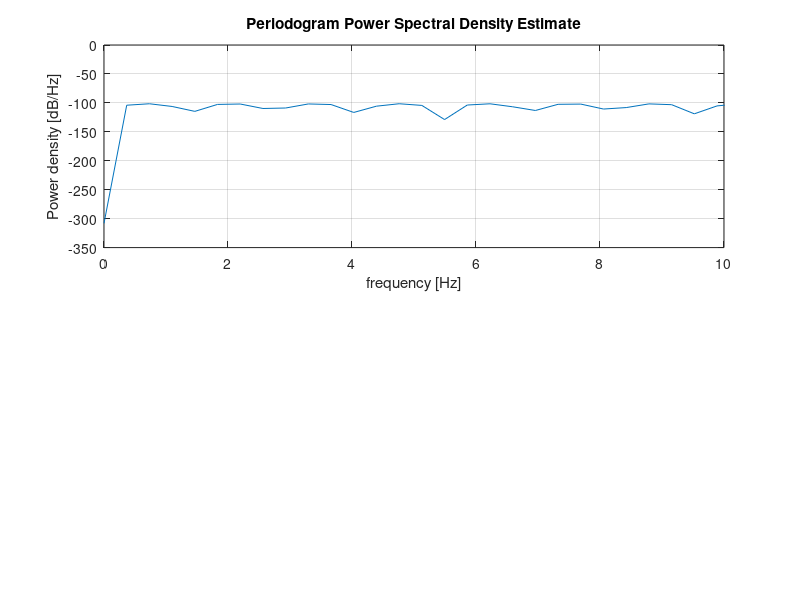

Write the MATLAB code that produced this figure. (Note: this script raises an error after producing the figure.)
clear;
close all;
clc;

%% Original signal

fs_original = 48000;       % Original sampling frequency
signal_frequency = 7000;   % Signal frequency = 7 kHz
duration = 2;              % Duration in seconds
amplitude = 0.20;          % Keep volume low

t = 0:1/fs_original:duration-1/fs_original;

x = amplitude * sin(2*pi*signal_frequency*t);

%% Listen to original signal

disp('Original signal: 7 kHz');

soundsc(x, fs_original);
pause(duration + 1);

%% Sampling frequencies to test

fs_values = [24000 16000 12000 8000];

for i = 1:length(fs_values)

    fs_low = fs_values(i);

    %% Calculate downsampling factor

    M = fs_original / fs_low;

    if mod(M,1) ~= 0
        error('Sampling frequency must divide 48000 exactly.');
    end

    %% Downsample without anti-aliasing filter

    x_alias = x(1:M:end);

    %% Calculate Nyquist frequency

    nyquist_frequency = fs_low / 2;

    fprintf('\nSampling frequency: %.0f Hz\n', fs_low);
    fprintf('Nyquist frequency: %.0f Hz\n', nyquist_frequency);

    %% Listen to downsampled signal

    disp('Playing downsampled signal...');

    soundsc(x_alias, fs_low);
    pause(duration + 1);

    %% Compare frequency spectra

    figure('Color','white');

    % Original signal
    subplot(2,1,1);

    periodogram(x, [], [], fs_original);
    xlim([0 10]);

    xline(7, '--r', 'Original: 7 kHz', ...
        'LineWidth', 1.5);

    title('Original Signal: 7 kHz');
    xlabel('Frequency (kHz)');
    grid on;

    % Downsampled signal
    subplot(2,1,2);

    periodogram(x_alias, [], [], fs_low);
    xlim([0 fs_low/2000]);

    title(['After Downsampling: f_s = ', ...
        num2str(fs_low/1000), ' kHz']);

    xlabel('Frequency (kHz)');
    grid on;

    %% Save figure

    filename = ['spectrum_', ...
        num2str(fs_low/1000), 'kHz.png'];

    saveas(gcf, filename);

end

%% Display expected results

fprintf('\n----------------------------------\n');
fprintf('Experiment Results\n');
fprintf('----------------------------------\n');

fprintf('24 kHz: Nyquist = 12 kHz, Peak = 7 kHz, No aliasing\n');
fprintf('16 kHz: Nyquist = 8 kHz, Peak = 7 kHz, No aliasing\n');
fprintf('12 kHz: Nyquist = 6 kHz, Peak = 5 kHz, Aliasing\n');
fprintf('8 kHz:  Nyquist = 4 kHz, Peak = 1 kHz, Aliasing\n');
